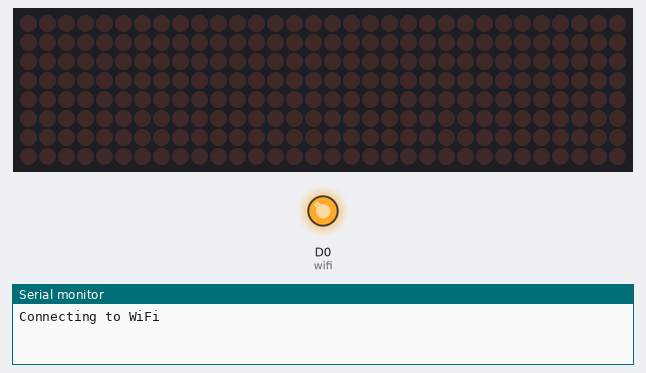
This sketch was run on a simulated ESP8266 (NodeMCU). Parts: 32×8 LED matrix, output pins drawn as LEDs (lit = HIGH), the last lines printed to the serial monitor. WiFi joins after 1.5 s; servers stay silent unless stated; uploads are accepted with an empty reply.

Above: at 0.6 s.
At 3.1 s:
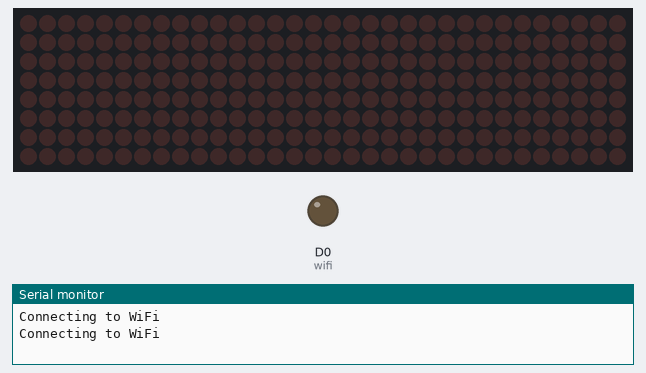
Timing chart, 0 to 4.6 s (numbered marks = the images above):
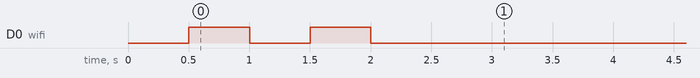

The sketch:

IoT-Notice-Board-MAX7219.ino
```cpp
/* IoT based Notice Board using ESP8266/NodeMCU & MAX7219 8x8 disp LED Display
  Author: Ashish Labade (Tech Vegan) https://www.ashishvegan.com
  Subscribe My YouTube Channel: https://www.youtube.com/channel/UCs_dbtq_OF-0HxkAQnBGapA/
  ####Adafruit-GFX Library https://bit.ly/2APukK7
  ####Max 72XX Panel Library https://bit.ly/2Xc1YBF

  ESP8266 Boards Integration Video https://youtu.be/cw8IGJX-Bio

  ******** Register at www.techvegan.in/iot-notice-board-api and Generate API ********
  **** NOT FOR COMMERCIAL/SELLING USE

*/
#include <ESP8266HTTPClient.h>
#include<ESP8266WiFi.h>
#include <SPI.h>
#include <Adafruit_GFX.h>
#include <Max72xxPanel.h>
int CSP = D4;
int horizontaDisplays = 4;
int verticalDisplays   = 1;
int wifi = D0; // WiFi Onboard LED
const char* ssid = "WiFi Name";
const char* password = "WiFi Password";
String api = "paste_api_here"; // Call 9890345539 for Custom Website for IoT Notice Board
String value;
Max72xxPanel disp = Max72xxPanel(CSP, horizontaDisplays, verticalDisplays);
int duration = 70;
int spacer = 1;
int width  = 5 + spacer;
void setup() {
  Serial.begin(9600);
  pinMode(wifi, OUTPUT);
  digitalWrite(wifi, HIGH); // OFF
  disp.setIntensity(0);
  disp.setRotation(0, 1);
  disp.setRotation(1, 1);
  disp.setRotation(2, 1);
  disp.setRotation(3, 1);
  disp.fillScreen(LOW);
  disp.write();
  WiFi.begin(ssid, password);
  while (WiFi.status() != WL_CONNECTED)
  {
    Serial.println("Connecting to WiFi");
    digitalWrite(wifi, LOW); // ON
    delay(500);
    digitalWrite(wifi, HIGH); // OFF
    delay(500);
  }
  digitalWrite(wifi, LOW); // Permanent WiFi LED ON
  delay(1000);
}
void loop() {
  disp.setIntensity(10);
  disp.fillScreen(LOW);
  HTTPClient http;
  http.begin("http://www.techvegan.in/iot-notice-board-api/script.php?api="+api); // Read Status from Cloud
  int httpCode = http.GET();
  if (httpCode > 0)
  {
    value = http.getString();
    Serial.println(value);
    scroll(value);
    delay(1000);
  }
  else
  {
    scroll("SORRY! NO INTERNET");
    delay(1000);
  }
}
void scroll(String message) {
  for ( int i = 0 ; i < width * message.length() + disp.width() - spacer; i++ ) {
    int charac = i / width;
    int x = (disp.width() - 1) - i % width;
    int y = (disp.height() - 8) / 2;
    while ( x + width - spacer >= 0 && charac >= 0 ) {
      if ( charac < message.length() ) {
        disp.drawChar(x, y, message[charac], HIGH, LOW, 1);
      }
      charac--;
      x -= width;
    }
    disp.write();
    delay(duration / 2);
  }
}
```
